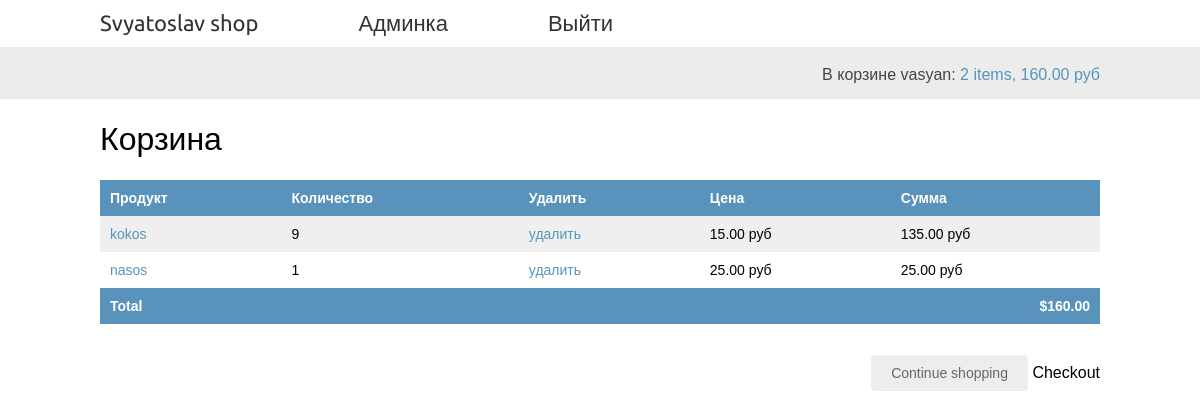
The app's page /cart/ (signed in) with its own data.
### cart/models.py (models this page shows, shortened)
class Cart_bd(models.Model):
    user = models.OneToOneField(User, on_delete=models.CASCADE)
    paid = models.BooleanField(default=False)
    def get_total_cost(self):
        total_cost = sum(item.get_cost() for item in self.items.all())
        return total_cost

class CartItem(models.Model):
    cart = models.ForeignKey(Cart_bd,
                              related_name='items',
                              on_delete=models.CASCADE)
    product = models.ForeignKey(Product,
                                related_name='order_items',
                                on_delete=models.CASCADE)
    price = models.DecimalField(max_digits=10, decimal_places=2)
    quantity = models.PositiveIntegerField(default=1)
    def get_cost(self):
        return self.price * self.quantity

### shop/models.py (models this page shows, shortened)
class Product(models.Model):
    article = models.CharField(max_length=10, unique=True)
    name = models.CharField(max_length=100)
    purchase_price = models.DecimalField(max_digits=10, decimal_places=2)
    retail_price = models.DecimalField(max_digits=10, decimal_places=2)
    available = models.BooleanField(default=True)
    description = models.TextField(blank=True)
    class Meta:
        ordering = ('name',)
        index_together = (('id', 'article'),)
    def get_absolute_url(self):
        return reverse('shop:product_detail', args=[self.id, self.article])

### cart/views.py (the view)
# urls.py: path('', views.cart_detail, name='cart_detail'),
@logger.catch
@login_required
def cart_detail(request):
    user = request.user
    cart = Cart(request)
    return render(request, 'cart/detail.html', {'username': user.username, 'cart': cart,
                                                'total_items': cart.__len__()})

### cart/cart.py (called while the page is built)
    def get_items_cart(self):
        return self.cart_item

    def __len__(self):
        if self.cart_item:
            return self.cart_item.count()
        return 0

    def get_total_price(self):
        return self.cart.get_total_cost()

### cart/templates/cart/detail.html (shortened to what this page needs)
{% extends "shop/base.html" %}
{% load static %}
{% block content %}
  <h1>Корзина</h1>
  <table class="cart">
    <thead>
      <tr>
        <th>Продукт</th>
        <th>Количество</th>
        <th>Удалить</th>
        <th>Цена</th>
        <th>Сумма</th>
      </tr>
    </thead>
    <tbody>
      {% for item in cart.get_items_cart %}
        {% with product=item.product %}
          <tr>
            <td>
                <a href="{{ product.get_absolute_url }}">{{ item.product.name }}</a>
            </td>
            <td>{{ item.quantity }}</td>
            <td><a href="{% url "cart:cart_remove" item.product.id %}">удалить</a></td>
            <td>{{ item.price }} руб</td>
            <td>{{ item.get_cost }} руб</td>
          </tr>
        {% endwith %}
      {% endfor %}
      <tr class="total">
        <td>Total</td>
        <td colspan="3"></td>
        <td class="num">${{ cart.get_total_price }}</td>
      </tr>
    </tbody>
  </table>
  <p class="text-right">
    <a href="{% url "shop:product_list" %}" class="button light">Continue shopping</a>
      Checkout
  </p>
{% endblock %}

### shop/templates/shop/base.html (shortened to what this page needs)
<!DOCTYPE html>
{% load static %}
<html>
        <head>
            <link href="{% static "css/base.css" %}" rel="stylesheet">
        </head>
    <body>
        <div id="header">
            <a href="/" class="logo">Svyatoslav shop</a>
            {% if username %}
            <a href="/admin" class="logo">Админка</a>
            <a href="{% url 'logout'%}?next={{request.path}}" class="logo">Выйти</a>
            {% else %}
            <a href="/accounts/register" class="logo">Регистрация</a>
            <a href="/accounts/login" class="logo">Вход</a>
            {% endif %}
        </div>
        <div id="subheader">
            <div class="cart">
          {% if total_items > 0 %}
            В корзине {{username}}:
            <a href="{% url "cart:cart_detail" %}">
              {{ total_items }} item{{ total_items|pluralize }},
              {{ cart.get_total_price }} руб
            </a>
          {% else %}
            {{username}} корзина пуста.
          {% endif %}
            </div>
        </div>
        <div id="content">
            {% block content %}{% endblock %}
        </div>
    </body>
</html>

### shop/static/css/base.css (style rules this page uses)
body { margin:0; padding:0; font-family:helvetica, sans-serif; }
h1, h2, h3, h4, h5 , h6 { font-family: 'Ubuntu', sans-serif; font-weight:normal; }
a { text-decoration:none; color:#5993bb; }
a.button, input[type="submit"] { color:#fff; background:#5993bb; border-radius:4px; padding:10px 20px; font-size:14px; border:0; }
a.button.light { color:#666; background:#ededed; }
.text-right { text-align:right; }
table { width:100%; border-spacing:0; border-collapse: collapse; }
table th, table td { text-align:left; font-size:14px; padding:10px; margin:0; }
tbody tr:nth-child(odd) { background:#efefef; }
thead th, tbody tr.total { background:#5993bb; color:#fff; font-weight:bold; }
table.cart { margin-bottom:40px; }
tbody td.num { text-align:right; }
#header { padding:10px 100px; font-size:18px; overflow:auto; }
#subheader { background:#ececec; color:#444; padding:15px 100px; overflow:auto; }
#header .logo { font-family: 'Ubuntu', sans-serif; float:left; color:#333; font-size:22px; margin-right:10%; }
#subheader .cart { float:right; padding-top:4px; }
#content { padding:0 100px; overflow:hidden; }

### records on screen
Cart_bd: get_total_price "160.00"
CartItem: product.name "kokos", quantity "9", price "15.00", get_cost "135.00"
CartItem: product.name "nasos", quantity "1", price "25.00", get_cost "25.00"

### other values on screen
{{ username }} "vasyan"
{{ total_items }} "2"
